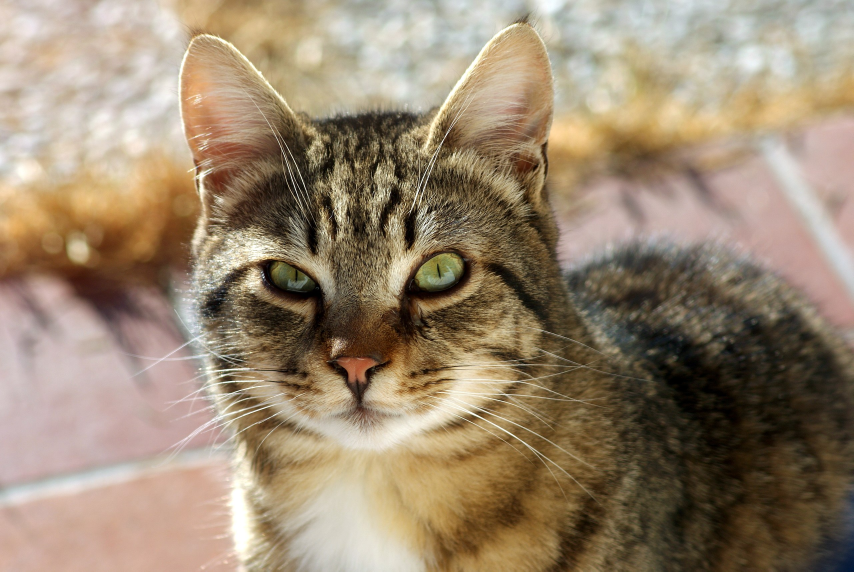
#> input picture LAB_4/Cat.jpg, 2560 x 1714 px, found by its file name (shown at 1/3 size)
$ python arithematic.py
#> lines starting #> are read from the running program, lines starting #| are printed output that depends on the picture
import cv2
import numpy as np

img1 = cv2.imread('cat.jpg')
#> img1 is the input picture: shape (1714, 2560, 3); mean B, G, R 111.9, 134.8, 152.8
img2 = cv2.imread('dog.jpg')
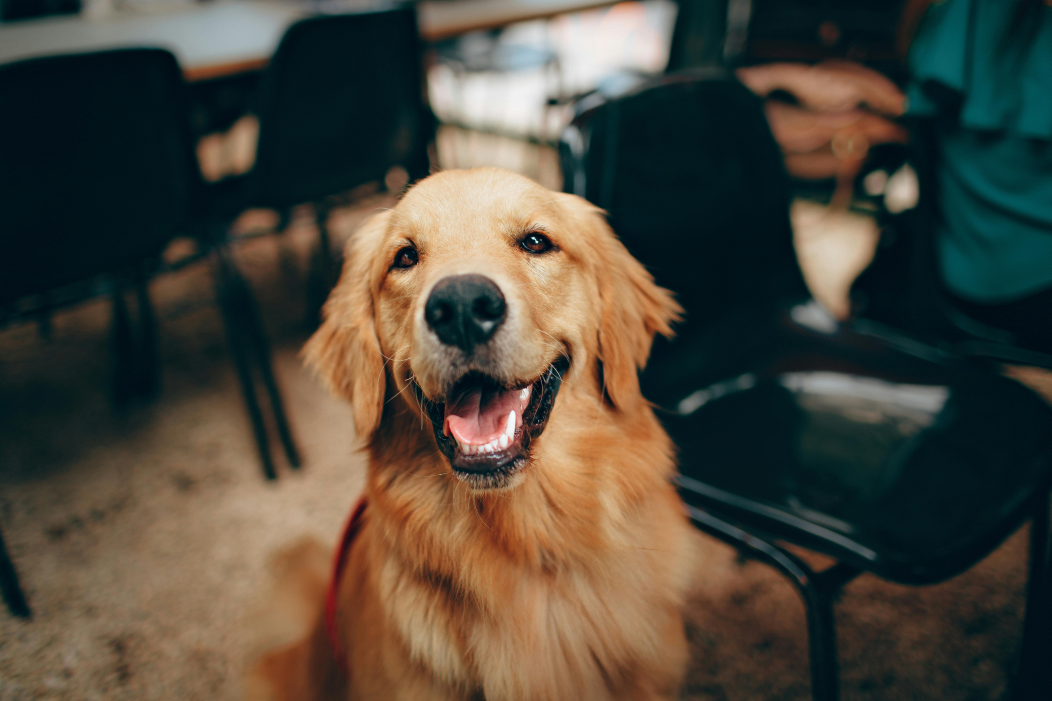
#> input picture LAB_4/dog.jpg, 5257 x 3505 px (shown at 1/5 size)
#> img2 is the input picture: shape (3505, 5257, 3); mean B, G, R 60.3, 71.7, 76.5

img2 = cv2.resize(img2, (img1.shape[1], img1.shape[0]))
#> img2: shape (1714, 2560, 3)

added = np.clip(img1 + img2, 0, 255).astype(np.uint8)
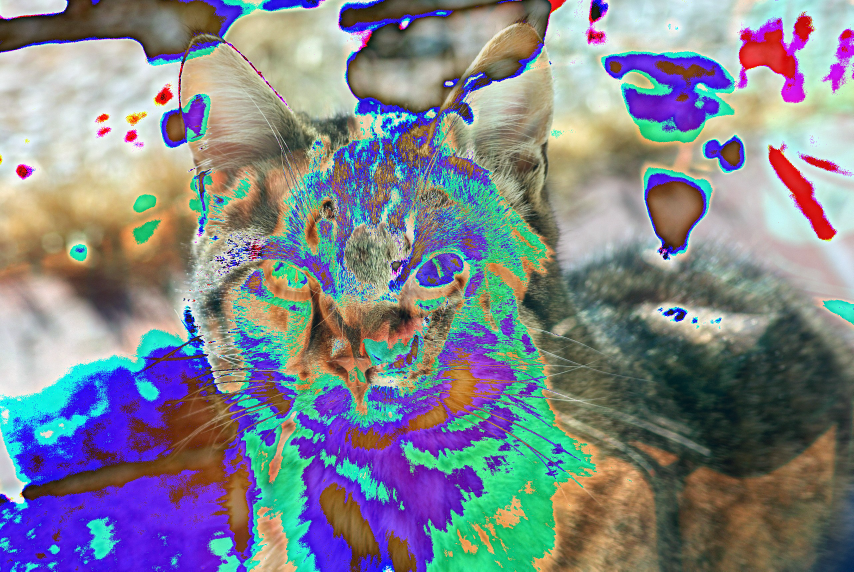
#> added: shape (1714, 2560, 3) (shown at 1/3 size); mean B, G, R 139.5, 131.8, 128.1
cv2.imwrite("added.jpg",added)

subtracted = np.clip(img1 - img2, 0, 255).astype(np.uint8)
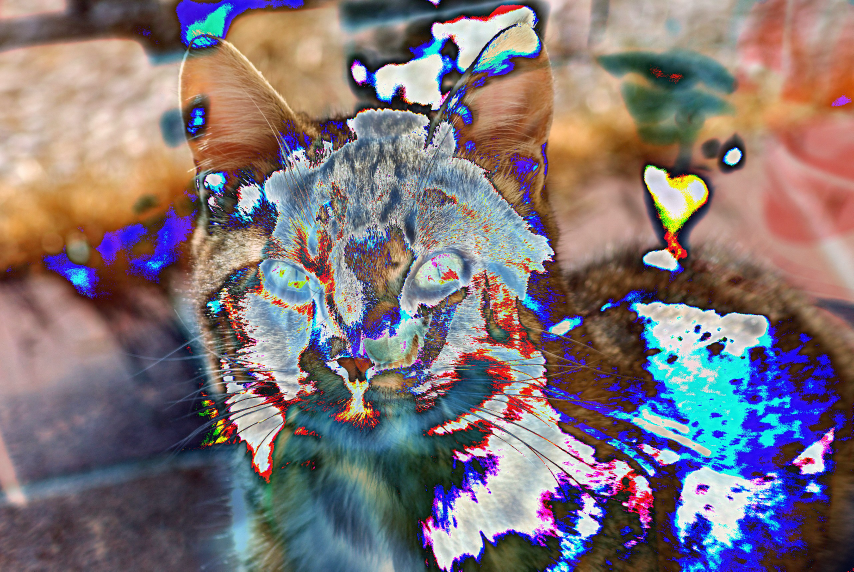
#> subtracted: shape (1714, 2560, 3) (shown at 1/3 size); mean B, G, R 120.2, 115.4, 127.3
cv2.imwrite("sub.jpg",subtracted)

multiplied = np.clip(img1 * img2, 0, 255).astype(np.uint8)
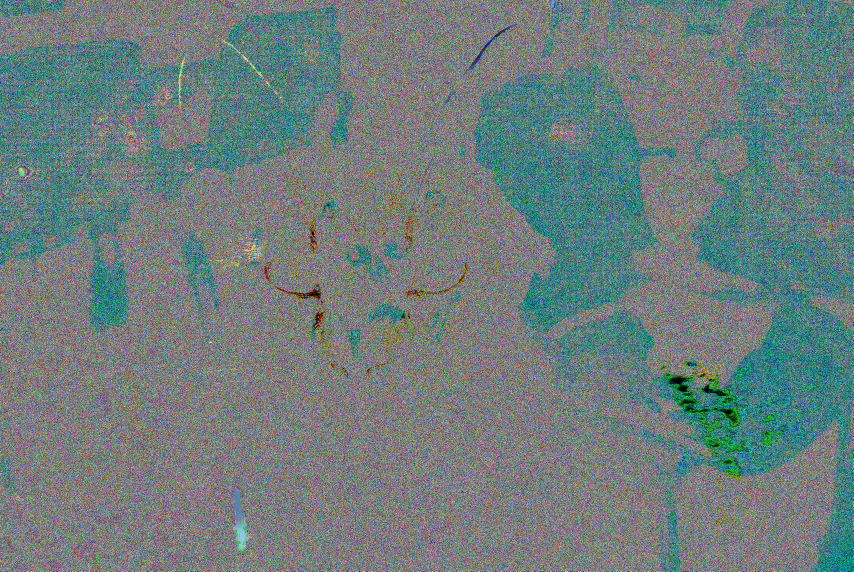
#> multiplied: shape (1714, 2560, 3) (shown at 1/3 size); mean B, G, R 125.1, 126, 110.4
cv2.imwrite("mul.jpg",multiplied)

divided = np.clip(img1 / (img2 + 1), 0, 255).astype(np.uint8)
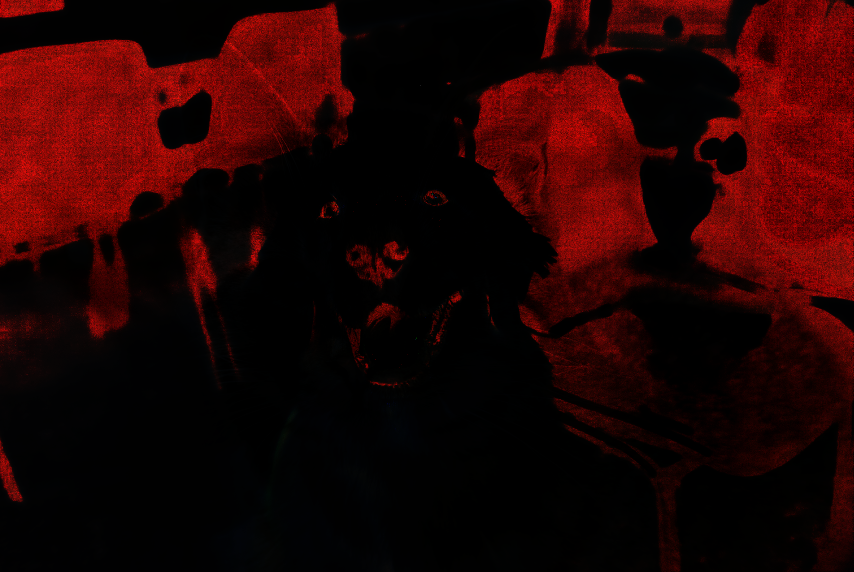
#> divided: shape (1714, 2560, 3) (shown at 1/3 size); mean B, G, R 2.1, 2.8, 35.7
cv2.imwrite("div.jpg",divided)


print(img1.shape)
#| (1714, 2560, 3)
cv2.imshow("Image 1", img1)
cv2.imshow("Image 2", img2)
cv2.imshow("Added", added)
cv2.imshow("Subtracted", subtracted)
cv2.imshow("Multiplied", multiplied)
cv2.imshow("Divided", divided)
cv2.waitKey(0)
cv2.destroyAllWindows()
